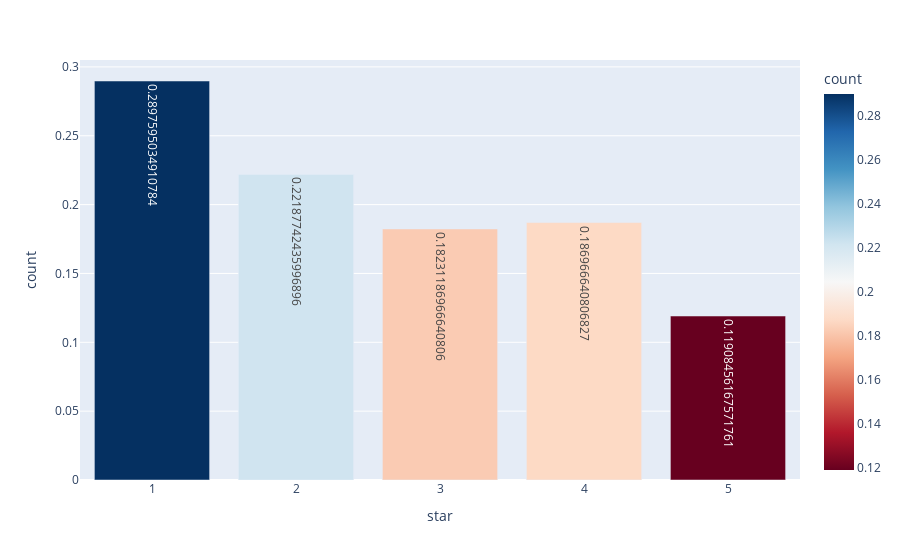

Notebook source saved alongside this figure:
### Code cell
d = {'star': value, 'count': count}
df=pd.DataFrame(d)

fig = px.bar(df, x='star', y='count', text='count',color='count',color_continuous_scale="Rdbu")
             #color='count', height=400,)
#fig.update_traces(textposition='outside')
fig.show()
#sns.barplot(value,count)

### Figure 1 — Plotly figure (JSON) as saved in the notebook; plotly's stock layout.template omitted (floating-point values rounded to 4 significant figures)
{"data": [{"alignmentgroup": "True", "hovertemplate": "star=%{x}<br>count=%{marker.color}<extra></extra>", "legendgroup": "", "marker": {"color": [0.2898, 0.2219, 0.1823, 0.187, 0.1191], "coloraxis": "coloraxis"}, "name": "", "offsetgroup": "", "orientation": "v", "showlegend": false, "text": [0.2898, 0.2219, 0.1823, 0.187, 0.1191], "textposition": "auto", "type": "bar", "x": [1, 2, 3, 4, 5], "xaxis": "x", "y": [0.2898, 0.2219, 0.1823, 0.187, 0.1191], "yaxis": "y"}], "layout": {"barmode": "relative", "coloraxis": {"colorbar": {"title": {"text": "count"}}, "colorscale": [[0, "rgb(103,0,31)"], [0.1, "rgb(178,24,43)"], [0.2, "rgb(214,96,77)"], [0.3, "rgb(244,165,130)"], [0.4, "rgb(253,219,199)"], [0.5, "rgb(247,247,247)"], [0.6, "rgb(209,229,240)"], [0.7, "rgb(146,197,222)"], [0.8, "rgb(67,147,195)"], [0.9, "rgb(33,102,172)"], [1, "rgb(5,48,97)"]]}, "legend": {"tracegroupgap": 0}, "margin": {"t": 60}, "xaxis": {"anchor": "y", "domain": [0, 1], "title": {"text": "star"}}, "yaxis": {"anchor": "x", "domain": [0, 1], "title": {"text": "count"}}}}
